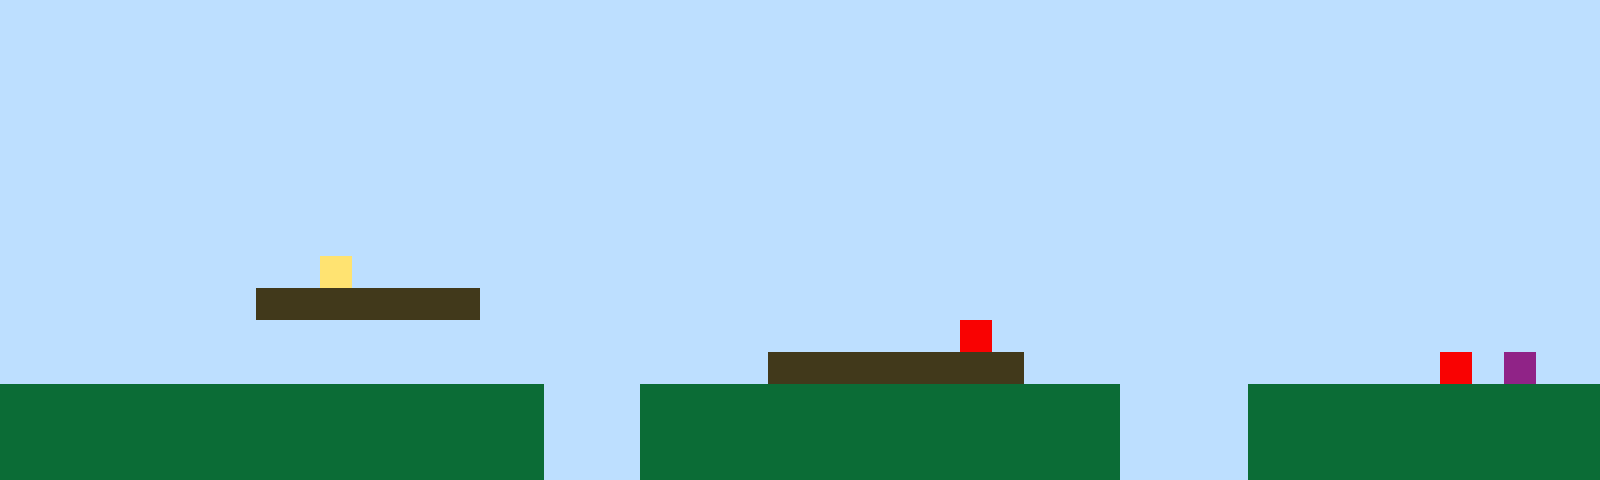

Rendered tile map (Tiled .tmx) drawn with the repository's tilesets; below, a short description and the full map source, tile grids included:
An orthogonal 50x15 tile map with 32x32 px tiles, 1 tile layer (Tile Layer 1).

<map version="1.10" tiledversion="1.11.2" orientation="orthogonal" renderorder="right-up" width="50" height="15" tilewidth="32" tileheight="32" infinite="0" nextlayerid="2" nextobjectid="1"><editorsettings><export target="map1.csv" format="csv" /></editorsettings><tileset firstgid="1" name="sprites" tilewidth="32" tileheight="32" tilecount="6" columns="3"><image source="sprites.png" width="96" height="64" /></tileset><layer id="1" name="Tile Layer 1" width="50" height="15"><data encoding="csv">1,1,1,1,1,1,1,1,1,1,1,1,1,1,1,1,1,1,1,1,1,1,1,1,1,1,1,1,1,1,1,1,1,1,1,1,1,1,1,1,1,1,1,1,1,1,1,1,1,1,1,1,1,1,1,1,1,1,1,1,1,1,1,1,1,1,1,1,1,1,1,1,1,1,1,1,1,1,1,1,1,1,1,1,1,1,1,1,1,1,1,1,1,1,1,1,1,1,1,1,1,1,1,1,1,1,1,1,1,1,1,1,1,1,1,1,1,1,1,1,1,1,1,1,1,1,1,1,1,1,1,1,1,1,1,1,1,1,1,1,1,1,1,1,1,1,1,1,1,1,1,1,1,1,1,1,1,1,1,1,1,1,1,1,1,1,1,1,1,1,1,1,1,1,1,1,1,1,1,1,1,1,1,1,1,1,1,1,1,1,1,1,1,1,1,1,1,1,1,1,1,1,1,1,1,1,1,1,1,1,1,1,1,1,1,1,1,1,1,1,1,1,1,1,1,1,1,1,1,1,1,1,1,1,1,1,1,1,1,1,1,1,1,1,1,1,1,1,1,1,1,1,1,1,1,1,1,1,1,1,1,1,1,1,1,1,1,1,1,1,1,1,1,1,1,1,1,1,1,1,1,1,1,1,1,1,1,1,1,1,1,1,1,1,1,1,1,1,1,1,1,1,1,1,1,1,1,1,1,1,1,1,1,1,1,1,1,1,1,1,1,1,1,1,1,1,1,1,1,1,1,1,1,1,1,1,1,1,1,1,1,1,1,1,1,1,1,1,1,1,1,1,1,1,1,1,1,1,1,1,1,1,1,1,1,1,1,1,1,1,1,1,1,1,1,1,1,1,1,1,1,1,1,1,1,1,1,1,1,1,1,1,1,1,1,1,1,1,1,1,1,1,1,1,1,1,1,1,1,1,4,1,1,1,1,1,1,1,1,1,1,1,1,1,1,1,1,1,1,1,1,1,1,1,1,1,1,1,1,1,1,1,1,1,1,1,1,1,1,1,1,1,1,1,1,1,1,1,3,3,3,3,3,3,3,1,1,1,1,1,1,1,1,1,1,1,1,1,1,1,1,1,1,1,1,1,1,1,1,1,1,1,1,1,1,1,1,1,1,1,1,1,1,1,1,1,1,1,1,1,1,1,1,1,1,1,1,1,1,1,1,1,1,1,1,1,1,1,1,1,5,1,1,1,1,1,1,1,1,1,1,1,1,1,1,1,1,1,1,1,1,1,1,1,1,1,1,1,1,1,1,1,1,1,1,1,1,1,1,1,1,1,1,1,3,3,3,3,3,3,3,3,1,1,1,1,1,1,1,1,1,1,1,1,1,5,1,6,1,1,2,2,2,2,2,2,2,2,2,2,2,2,2,2,2,2,2,1,1,1,2,2,2,2,2,2,2,2,2,2,2,2,2,2,2,1,1,1,1,2,2,2,2,2,2,2,2,2,2,2,2,2,2,2,2,2,2,2,2,2,2,2,2,2,2,2,2,1,1,1,2,2,2,2,2,2,2,2,2,2,2,2,2,2,2,1,1,1,1,2,2,2,2,2,2,2,2,2,2,2,2,2,2,2,2,2,2,2,2,2,2,2,2,2,2,2,2,1,1,1,2,2,2,2,2,2,2,2,2,2,2,2,2,2,2,1,1,1,1,2,2,2,2,2,2,2,2,2,2,2</data></layer></map>
